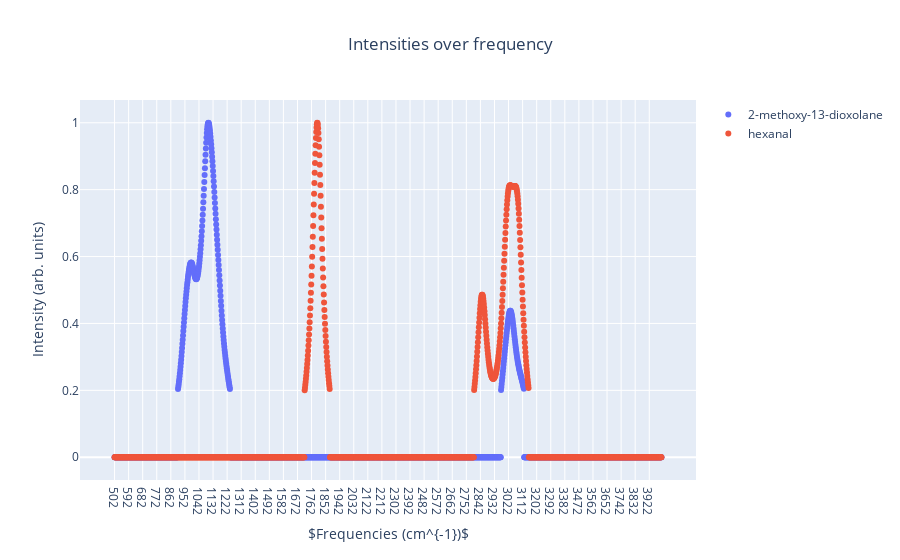

The cell this chart's notebook holds for it:
### Markdown cell above
Let's see how the intensities changed after applying the threshold:

### Code cell
# change the index values below to pick molecules with and without a carbonyl
idx_notCarbonyl=0
idx_hasCarbonyl=1
# get the data for the two molecules
hasCarbonyl=train.set_index('name').iloc[idx_hasCarbonyl,3:] # picked
notCarbonyl=train.set_index('name').iloc[idx_notCarbonyl,3:] # picked 
# plot the spectra
fig = go.Figure()
fig.add_trace(go.Scatter(x=notCarbonyl.index,
                         y=notCarbonyl,
                         name=notCarbonyl.name,
                         mode='markers'))

fig.add_trace(go.Scatter(x=hasCarbonyl.index,
                         y=hasCarbonyl,
                         name=hasCarbonyl.name,
                         mode='markers'))

# Graph Layout
fig.update_layout(title='Intensities over frequency', title_x=0.5,
                  xaxis = dict(title='$Frequencies (cm^{-1})$'),
                  yaxis = dict(title='Normalized Intensities'))

### Figure 1 — Plotly figure (JSON) as saved in the notebook; plotly's stock layout.template omitted (floating-point values rounded to 4 significant figures; data arrays with more than 128 entries replaced by an {"elided": "..."} marker saying what was removed)
{"data": [{"mode": "markers", "name": "2-methoxy-13-dioxolane", "type": "scatter", "x": {"elided": "1750 str values"}, "y": {"elided": "1750 float values"}}, {"mode": "markers", "name": "hexanal", "type": "scatter", "x": {"elided": "1750 str values"}, "y": {"elided": "1750 float values"}}], "layout": {"title": {"text": "Intensities over frequency", "x": 0.5}, "xaxis": {"title": {"text": "$Frequencies (cm^{-1})$"}}, "yaxis": {"title": {"text": "Intensity (arb. units)"}}}}
